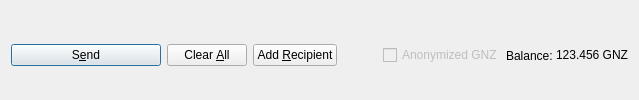
         <widget class="QFrame" name="frame_Send">
          <layout class="QHBoxLayout" name="horizontalLayout">
           <property name="bottomMargin">
            <number>0</number>
           </property>
           <item>
            <widget class="QPushButton" name="sendButton">
             <property name="minimumSize">
              <size>
               <width>150</width>
               <height>0</height>
              </size>
             </property>
             <property name="toolTip">
              <string>Confirm the send action</string>
             </property>
             <property name="text">
              <string>S&amp;end</string>
             </property>
             <property name="icon">
              <iconset resource="../genzycoin.qrc">
               <normaloff>:/icons/send</normaloff>:/icons/send</iconset>
             </property>
             <property name="autoDefault">
              <bool>false</bool>
             </property>
             <property name="default">
              <bool>true</bool>
             </property>
            </widget>
           </item>
           <item>
            <widget class="QPushButton" name="clearButton">
             <property name="sizePolicy">
              <sizepolicy hsizetype="Minimum" vsizetype="Fixed">
               <horstretch>0</horstretch>
               <verstretch>0</verstretch>
              </sizepolicy>
             </property>
             <property name="toolTip">
              <string>Clear all fields of the form.</string>
             </property>
             <property name="text">
              <string>Clear &amp;All</string>
             </property>
             <property name="icon">
              <iconset resource="../genzycoin.qrc">
               <normaloff>:/icons/remove</normaloff>:/icons/remove</iconset>
             </property>
             <property name="autoDefault">
              <bool>false</bool>
             </property>
            </widget>
           </item>
           <item>
            <widget class="QPushButton" name="addButton">
             <property name="toolTip">
              <string>Send to multiple recipients at once</string>
             </property>
             <property name="text">
              <string>Add &amp;Recipient</string>
             </property>
             <property name="icon">
              <iconset resource="../genzycoin.qrc">
               <normaloff>:/icons/add</normaloff>:/icons/add</iconset>
             </property>
             <property name="autoDefault">
              <bool>false</bool>
             </property>
            </widget>
           </item>
           <item>
            <spacer name="horizontalSpacer">
             <property name="orientation">
              <enum>Qt::Horizontal</enum>
             </property>
             <property name="sizeHint" stdset="0">
              <size>
               <width>40</width>
               <height>20</height>
              </size>
             </property>
            </spacer>
           </item>
           <item>
            <layout class="QHBoxLayout" name="horizontalLayout_2">
             <property name="spacing">
              <number>3</number>
             </property>
             <item>
              <widget class="QCheckBox" name="checkzGNZ">
               <property name="enabled">
                <bool>false</bool>
               </property>
               <property name="text">
                <string>Anonymized GNZ</string>
               </property>
              </widget>
             </item>
             <item>
              <widget class="QLabel" name="label">
               <property name="text">
                <string>Balance:</string>
               </property>
              </widget>
             </item>
             <item>
              <widget class="QLabel" name="labelBalance">
               <property name="sizePolicy">
                <sizepolicy hsizetype="Preferred" vsizetype="Fixed">
                 <horstretch>0</horstretch>
                 <verstretch>0</verstretch>
                </sizepolicy>
               </property>
               <property name="cursor">
                <cursorShape>IBeamCursor</cursorShape>
               </property>
               <property name="text">
                <string notr="true">123.456 GNZ</string>
               </property>
               <property name="textInteractionFlags">
                <set>Qt::LinksAccessibleByMouse|Qt::TextSelectableByKeyboard|Qt::TextSelectableByMouse</set>
               </property>
              </widget>
             </item>
            </layout>
           </item>
          </layout>
         </widget>
